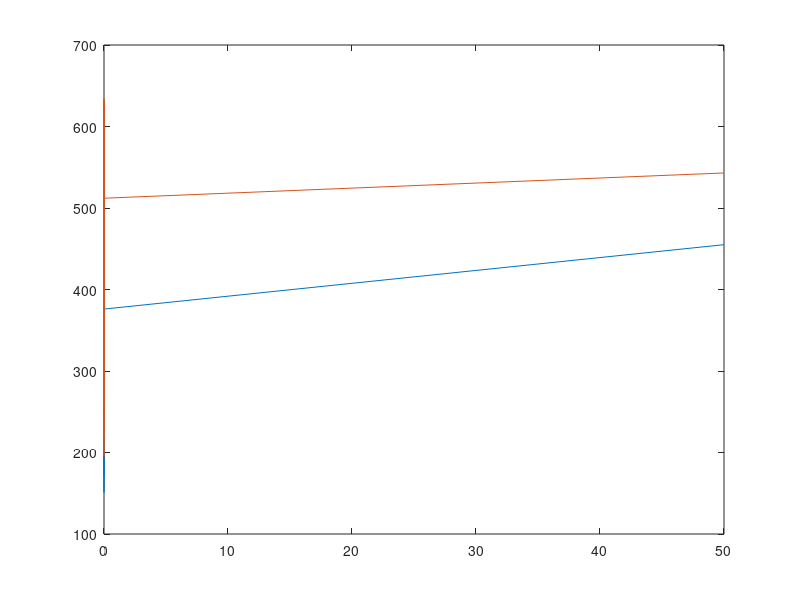

Write the MATLAB code that produced this figure.
xaxis=zeros(1,50);
y1axis=zeros(1,50);
y2axis=zeros(1,50);
k=1;
for t=1:50
xaxis(k)=t;
n = 10;
deadlines = randi([1, n], 1, n);
profits = randi([1,100],1,n);

%Sub-set sum paradigm
subsets = cell(1, n);
for i = 1:n
    subsets{i} = nchoosek(1:n, i);
end

max_profit = 0;
max_subset = [];
for i = 1:n
    for j = 1:size(subsets{i}, 1)
        subset = subsets{i}(j,:);
        if all(deadlines(subset) >= (1:length(subset)))
            profit = sum(profits(subset));
            if profit > max_profit
                max_profit = profit;
                max_subset = subset;
            end
        end
    end
end

fprintf('Sub-set sum paradigm:\n');
fprintf('Optimal subset: %s\n', mat2str(max_subset));
fprintf('Profit: %d\n', max_profit);
y1axis(t)=max_profit;


%Ordering paradigm
[sorted_profits, sorted_indices]=sort(profits, 'descend');
assigned_slots = zeros(1, n);
    max_profit = 0;
for i = 1:n
    for j = min(n, deadlines(sorted_indices(i))):-1:1
        if assigned_slots(j) == 0
            assigned_slots(j) = sorted_indices(i);
            max_profit = max_profit + sorted_profits(i);
            break;
        end
    end
end

fprintf('Ordering paradigm:\n');
fprintf('Assigned slots: %s\n', mat2str(assigned_slots));
fprintf('Profit: %d\n', max_profit);
y2axis(t)=max_profit;

end

plot(xaxis,y1axis,xaxis,y2axis);
